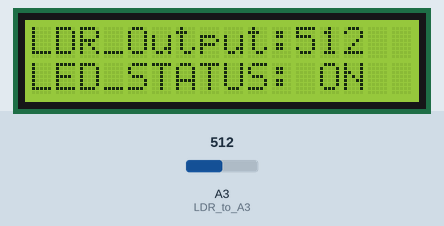
This sketch was run on a simulated Arduino Uno, built with avr-gcc and run on an emulated ATmega328P. Parts: 16×2 character LCD. The inputs (shaded band) are chosen by the test bench; at power-on: A3 (LDR_to_A3) = 512.

Above: at 3.2 s.
3.3 s: A3 (LDR_to_A3) set to 492
At 5.2 s:
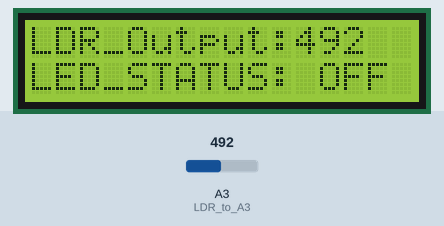
5.5 s: A3 (LDR_to_A3) set to 510
At 7.0 s:
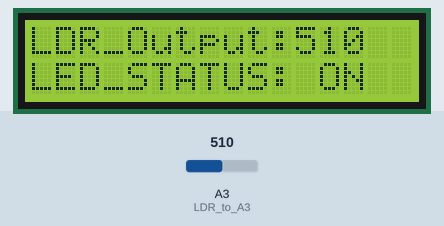
7.5 s: A3 (LDR_to_A3) set to 490
At 8.6 s:
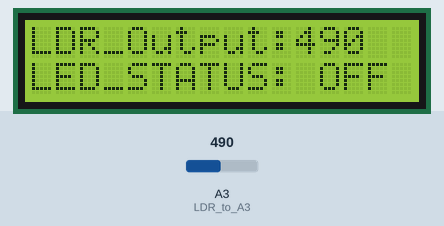
Timing chart, 0 to 10.5 s (numbered marks = the images above; inputs shaded):
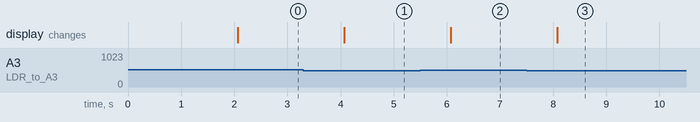

Measured:
- the behaviour switches between 501 and 500 on A3 (LDR_to_A3) (found by bisection; images 0 and 1)
- after the input at 3.3 s, the display: changes after 0.77 s (image 1)
- after the input at 5.5 s, the display: changes after 0.57 s (image 2)
- after the input at 7.5 s, the display: changes after 0.57 s (image 3)

The sketch:

Ques14.ino
```cpp
#include <LiquidCrystal.h>
LiquidCrystal lcd(2,3,4,8,12,13);

void setup() {
  pinMode(A3, INPUT); //LDR to A3
  pinMode(13, OUTPUT); //LED to 13
  lcd.begin(16,2);
  lcd.print("LDR_Output:");
  lcd.setCursor(0,1);
  lcd.print("LED_STATUS:");
  delay(2000);
}

void loop() {
  int LDR_Out = analogRead(A3);
  lcd.setCursor(11,0);
  lcd.print(LDR_Out);

  if (LDR_Out > 500) {
    digitalWrite(13, HIGH);
    lcd.setCursor(12, 1);
    lcd.print("ON ");
     }
  else {
    digitalWrite(13, LOW);
    lcd.setCursor(12, 1);
    lcd.print("OFF");

  }
  delay(1000);
}
```
